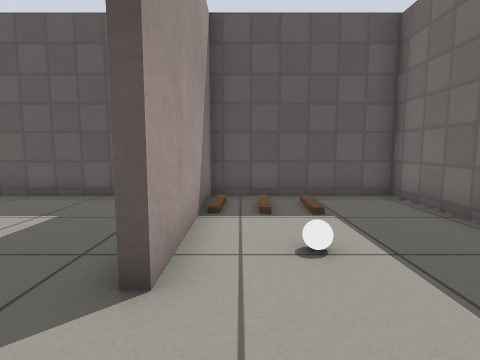
view 1 (above)

17 first-person views from a walk through a world built for the Gazebo simulator. The camera is 0.66 m above the floor, tilts 6° down and sees 80° across. The floor is counted in squares, 0.5 m on a side. Each view is taken from the middle of a square. On the plan, view 1 faces up. The plan holds only what a view shows up to about 13 squares ahead; the rest is blank. Robots are left out. Simple patterns stand in for the simulator's built-in surfaces. Simple shapes stand in for some stock models.

view 2
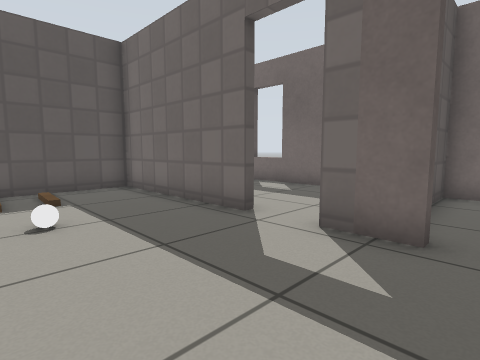

view 3
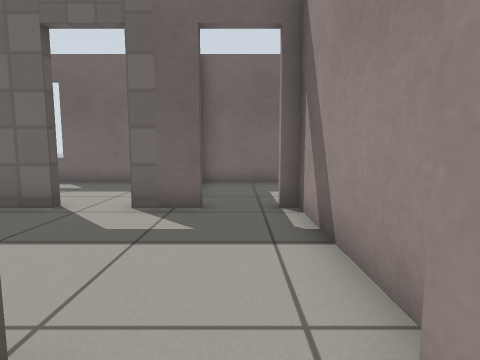

view 4
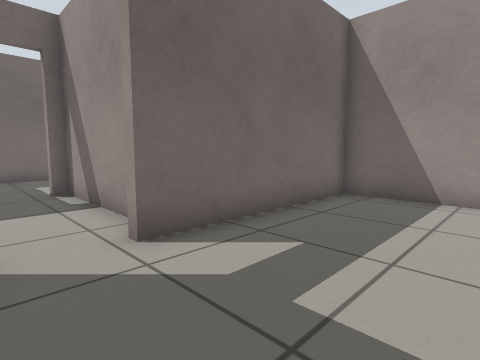

view 5
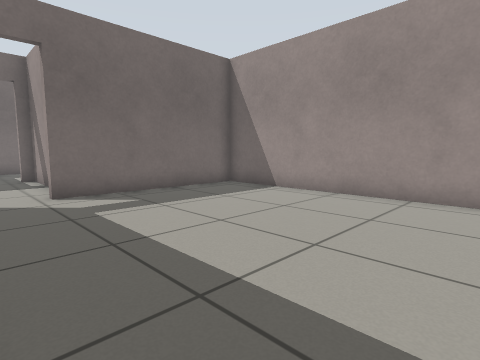

view 6
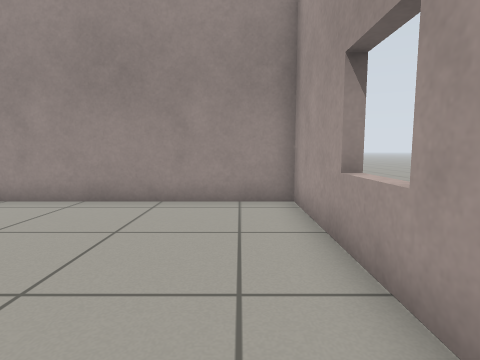

view 7
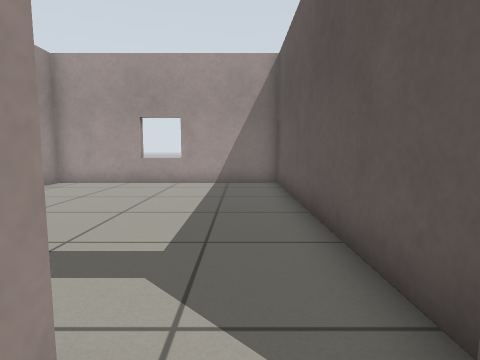

view 8
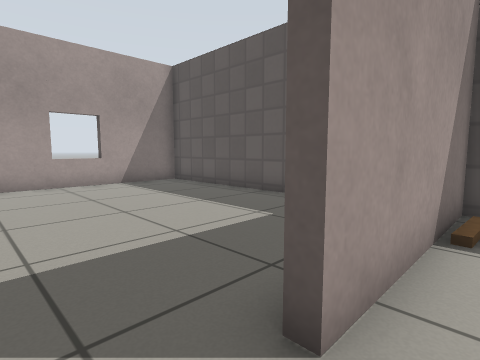

view 9
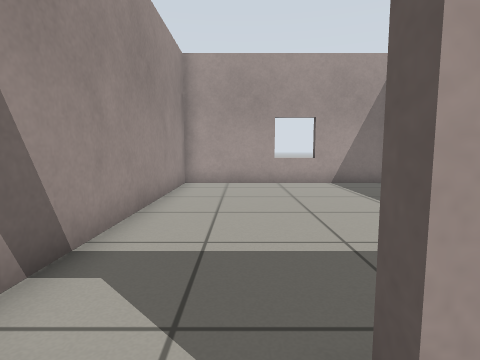

view 10
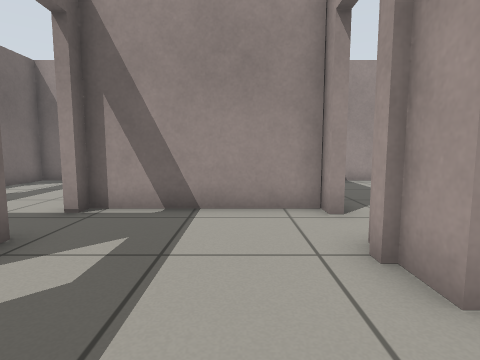

view 11
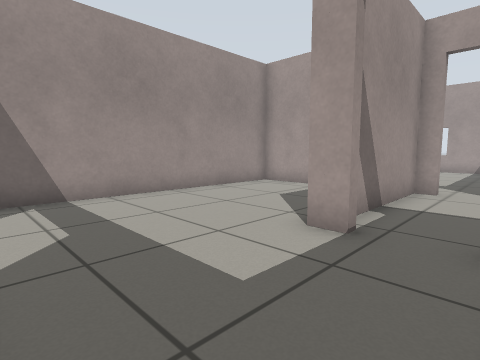

view 12
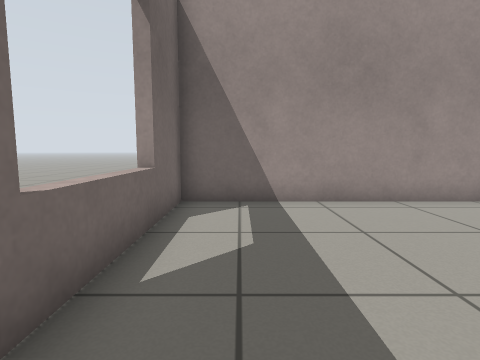

view 13
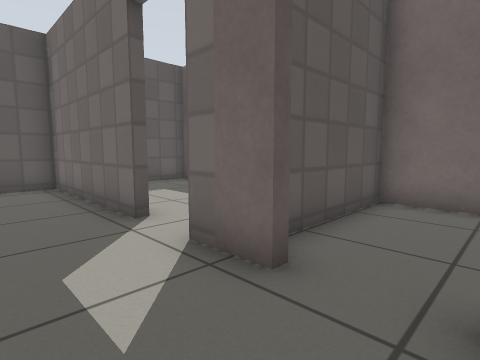

view 14
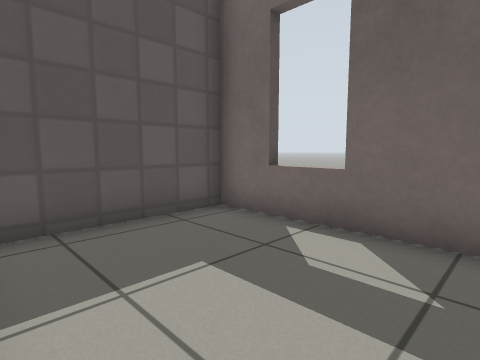

view 15
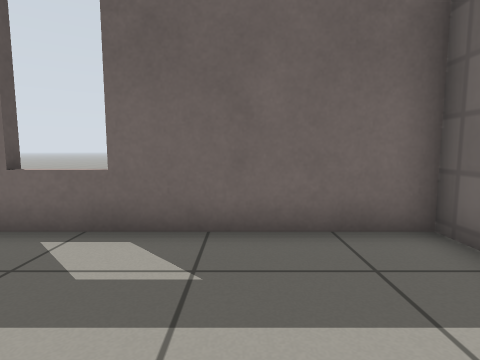

view 16
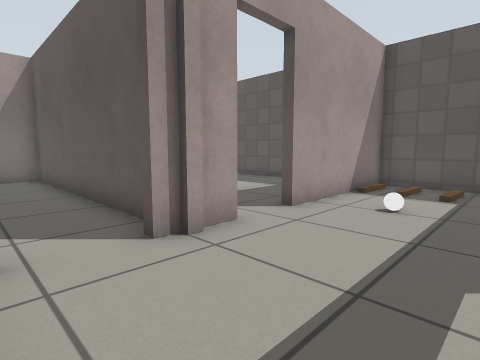

view 17
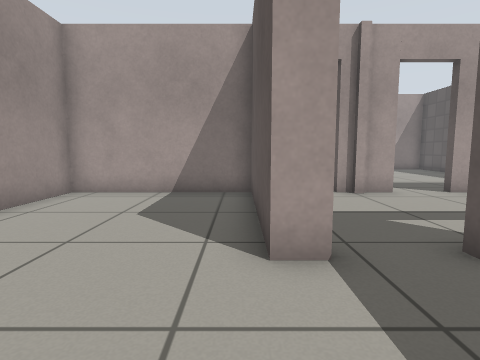

### Floor plan
Ten units are one square. View 1 is at (0, 0); x grows to the right and y downward. Boxes are objects, and circles mark ways between rooms. Rooms are numbered by the first view taken in them; rooms with no view inside come last. Other rooms are left out.
<svg viewBox="-119 -86 219 183">
<path fill="none" stroke="#000" d="M-8 -9 -8 2M-6 1 -6 6M-8 4 -8 11M44 -22 44 -81 -8 -81 -8 -26M44 11 44 -5M-8 28 -8 33 44 33 44 29M-16 5 -114 5 -114 92 -11 92 -11 28M47 29 47 36 -8 36 -8 92 95 92 95 5 56 5M86 2 95 2 95 -81 54 -81M-35 -81 -114 -81 -114 2 -25 2"/>
<rect x="5" y="-45" width="10" height="10" fill="#bbb"><title>white ball</title></rect>
<circle cx="-10" cy="15" r="3" fill="#2a7"/>
<circle cx="48" cy="20" r="3" fill="#2a7"/>
<circle cx="45" cy="-15" r="3" fill="#2a7"/>
<circle cx="-10" cy="-15" r="3" fill="#2a7"/>
<text x="10" y="-20">1</text>
<text x="-70" y="50">2</text>
<text x="50" y="60">3</text>
<text x="70" y="-40">4</text>
<text x="-70" y="-40">5</text>
</svg>
Room 1 opens to room 2. Room 1 opens to room 3. Room 1 opens to room 4. Room 1 opens to room 5.

Where each view was taken, in squares from view 1:
view 1: 0 up, 0 right, facing up
view 2: 2 down, 0 right, facing up-right
view 3: 2 down, 2 left, facing right
view 4: 1 down, 5 left, facing down-right
view 5: 1 down, 10 left, facing down-right
view 6: 2 down, 10 left, facing down
view 7: 2 down, 0 right, facing left
view 8: 1 up, 0 right, facing up-left
view 9: 2 up, 0 right, facing left
view 10: 3 up, 1 right, facing down
view 11: 1 down, 9 right, facing down-left
view 12: 2 down, 8 right, facing down
view 13: 3 down, 2 right, facing up-right
view 14: 3 up, 5 right, facing up-right
view 15: 3 up, 5 right, facing right
view 16: 3 down, 3 right, facing up-left
view 17: 4 down, 8 right, facing left
